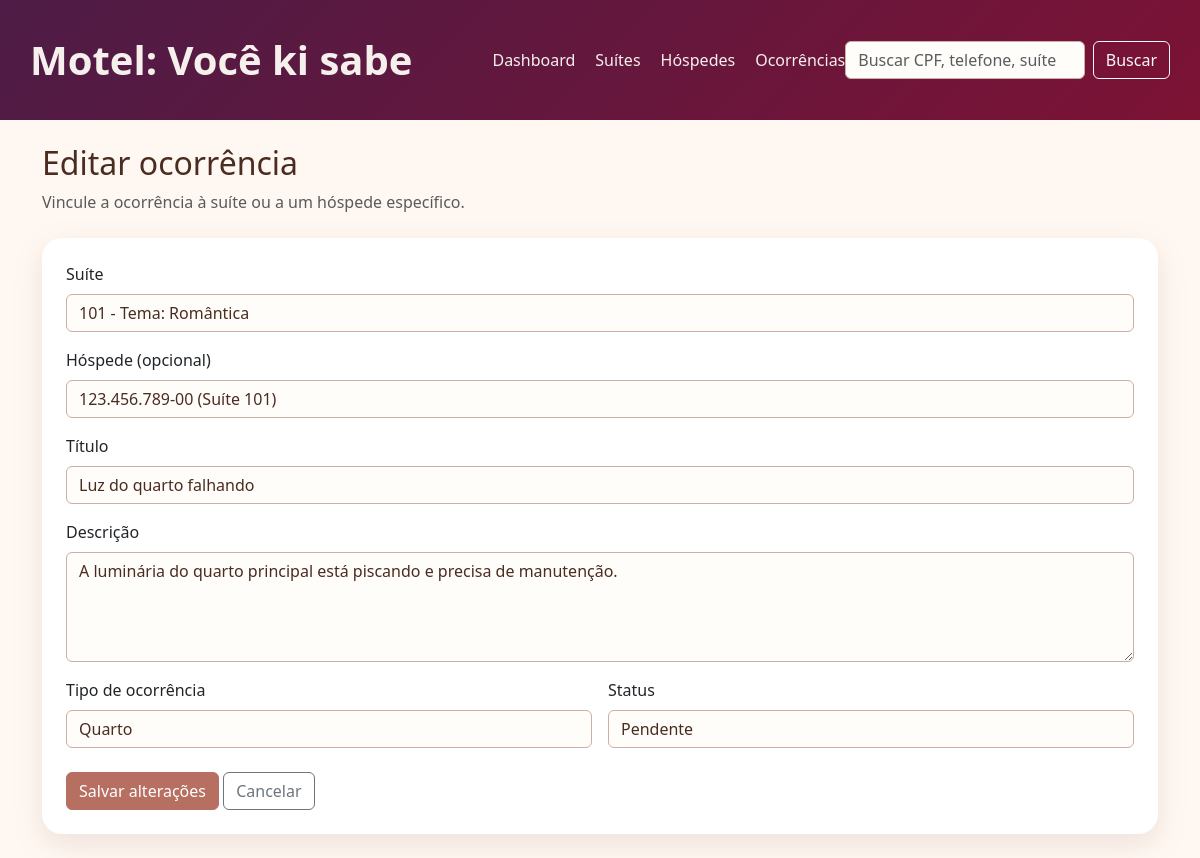
The app's page /index.php?page=ocorrencias&action=edit&id=1 with its own data.
### tables this page shows
CREATE TABLE IF NOT EXISTS ocorrencias (
    id INT AUTO_INCREMENT PRIMARY KEY,
    apartamento_id INT NOT NULL,
    morador_id INT NULL,
    titulo VARCHAR(120) NOT NULL,
    descricao TEXT NOT NULL,
    tipo_ocorrencia ENUM('Quarto', 'Pertence Esquecido', 'Atendimento', 'Outros') DEFAULT 'Quarto',
    status ENUM('Pendente', 'Em Andamento', 'Resolvido') DEFAULT 'Pendente',
    data_registro DATETIME DEFAULT CURRENT_TIMESTAMP,
    CONSTRAINT fk_ocorrencia_apartamento
        FOREIGN KEY (apartamento_id)
        REFERENCES apartamentos(id)
        ON DELETE CASCADE
        ON UPDATE CASCADE,
    CONSTRAINT fk_ocorrencia_morador
        FOREIGN KEY (morador_id)
        REFERENCES moradores(id)
        ON DELETE SET NULL
        ON UPDATE CASCADE
);

CREATE TABLE IF NOT EXISTS apartamentos (
    id INT AUTO_INCREMENT PRIMARY KEY,
    numero VARCHAR(10) NOT NULL,
    bloco_andar VARCHAR(30) NOT NULL,
    categoria VARCHAR(50) DEFAULT 'Suíte Romântica',
    limite_hospedes INT NOT NULL DEFAULT 2,
    status ENUM('Disponivel', 'Ocupado') DEFAULT 'Disponivel',
    created_at TIMESTAMP DEFAULT CURRENT_TIMESTAMP
);

CREATE TABLE IF NOT EXISTS moradores (
    id INT AUTO_INCREMENT PRIMARY KEY,
    apartamento_id INT NOT NULL,
    cpf VARCHAR(14) NOT NULL,
    telefone VARCHAR(20) NOT NULL,
    created_at TIMESTAMP DEFAULT CURRENT_TIMESTAMP,
    CONSTRAINT fk_morador_apartamento
        FOREIGN KEY (apartamento_id)
        REFERENCES apartamentos(id)
        ON DELETE RESTRICT
        ON UPDATE CASCADE
);

### controllers/OcorrenciaController.php (called while the page is built, shortened)
<?php
require_once __DIR__ . '/../models/Ocorrencia.php';
require_once __DIR__ . '/../models/Apartamento.php';
require_once __DIR__ . '/../models/Hospede.php';
class OcorrenciaController
{
    private Ocorrencia $model;
    private Apartamento $apartamentoModel;
    private Hospede $hospedeModel;
    public function __construct()
    {
        $this->model = new Ocorrencia();
        $this->apartamentoModel = new Apartamento();
        $this->hospedeModel = new Hospede();
    }
    public function edit(): void
    {
        $suites = $this->apartamentoModel->all();
        $hospedes = $this->hospedeModel->all();
        $id = (int)($_GET['id'] ?? 0);
        $ocorrencia = $this->model->find($id);
        require __DIR__ . '/../views/ocorrencias/form.php';
    }
}

### index.php (called while the page is built, shortened)
<?php
require_once __DIR__ . '/config/database.php';
require_once __DIR__ . '/models/Apartamento.php';
require_once __DIR__ . '/models/Hospede.php';
require_once __DIR__ . '/models/Ocorrencia.php';
require_once __DIR__ . '/controllers/OcorrenciaController.php';
require_once __DIR__ . '/controllers/BuscaController.php';
$page = $_GET['page'] ?? 'dashboard';
$action = $_GET['action'] ?? 'index';
switch ($page) {
    case 'ocorrencias':
        $controller = new OcorrenciaController();
        break;
}
$method = $action;
$controller->{$method}();

### config/database.php (called while the page is built)
<?php
class Database
{
    private static ?PDO $connection = null;
    public static function connect(): PDO
    {
        if (self::$connection === null) {
            $host = '127.0.0.1';
            $db = 'db_suite_romantica';
            $user = 'root';
            $pass = '';
            $charset = 'utf8mb4';
            $dsn = "mysql:host={$host};dbname={$db};charset={$charset}";
            $options = [
                PDO::ATTR_ERRMODE => PDO::ERRMODE_EXCEPTION,
                PDO::ATTR_DEFAULT_FETCH_MODE => PDO::FETCH_ASSOC,
                PDO::ATTR_EMULATE_PREPARES => false,
            ];
            self::$connection = new PDO($dsn, $user, $pass, $options);
        }
        return self::$connection;
    }
}

### models/BaseModel.php (called while the page is built, shortened)
<?php
require_once __DIR__ . '/../config/database.php';
class BaseModel
{
    public function __construct()
    {
        $this->db = Database::connect();
    }
}

### models/Apartamento.php (called while the page is built, shortened)
<?php
require_once __DIR__ . '/BaseModel.php';
class Apartamento extends BaseModel
{
    public function all(): array
    {
        $stmt = $this->db->query('SELECT * FROM apartamentos ORDER BY numero ASC');
        return $stmt->fetchAll();
    }
}

### models/Ocorrencia.php (called while the page is built, shortened)
<?php
require_once __DIR__ . '/BaseModel.php';
class Ocorrencia extends BaseModel
{
    public function find(int $id): ?array
    {
        $stmt = $this->db->prepare('SELECT * FROM ocorrencias WHERE id = :id');
        $stmt->execute(['id' => $id]);
        return $stmt->fetch() ?: null;
    }
}

### models/Hospede.php (called while the page is built, shortened)
<?php
require_once __DIR__ . '/BaseModel.php';
class Hospede extends BaseModel
{
    public function all(): array
    {
        $stmt = $this->db->query('SELECT m.*, a.numero AS apartamento_numero FROM moradores m JOIN apartamentos a ON m.apartamento_id = a.id ORDER BY a.numero, m.id');
        return $stmt->fetchAll();
    }
}

### views/ocorrencias/form.php (the view, shortened to what this page needs)
<?php require __DIR__ . '/../layout/header.php'; ?>
<div class="mb-4">
    <h2><?php echo isset($ocorrencia) ? 'Editar ocorrência' : 'Nova ocorrência'; ?></h2>
    <p class="text-muted">Vincule a ocorrência à suíte ou a um hóspede específico.</p>
</div>
<div class="card p-4">
    <form method="post">
        <div class="mb-3">
            <label class="form-label">Suíte</label>
            <select name="apartamento_id" class="form-select" required>
                <?php foreach ($suites as $suite): ?>
                    <option value="<?php echo $suite['id']; ?>" <?php echo (isset($ocorrencia['apartamento_id']) ? $ocorrencia['apartamento_id'] : '') == $suite['id'] ? 'selected' : ''; ?>>
                        <?php echo htmlspecialchars($suite['numero'] . ' - ' . $suite['categoria']); ?>
                    </option>
                <?php endforeach; ?>
            </select>
        </div>
        <div class="mb-3">
            <label class="form-label">Hóspede (opcional)</label>
            <select name="morador_id" class="form-select">
                <?php foreach ($hospedes as $hospede): ?>
                    <option value="<?php echo $hospede['id']; ?>" <?php echo (isset($ocorrencia['morador_id']) ? $ocorrencia['morador_id'] : '') == $hospede['id'] ? 'selected' : ''; ?>>
                        <?php echo htmlspecialchars($hospede['cpf'] . ' (Suíte ' . $hospede['apartamento_numero'] . ')'); ?>
                    </option>
                <?php endforeach; ?>
            </select>
        </div>
        <div class="mb-3">
            <label class="form-label">Título</label>
            <input type="text" name="titulo" class="form-control" required value="<?php echo htmlspecialchars($ocorrencia['titulo'] ?? ''); ?>">
        </div>
        <div class="mb-3">
            <label class="form-label">Descrição</label>
            <textarea name="descricao" class="form-control" rows="4" required><?php echo htmlspecialchars($ocorrencia['descricao'] ?? ''); ?></textarea>
        </div>
        <div class="row g-3">
            <div class="col-md-6">
                <label class="form-label">Tipo de ocorrência</label>
                <select name="tipo_ocorrencia" class="form-select">
                    <?php $tipo = $ocorrencia['tipo_ocorrencia'] ?? 'Quarto'; ?>
                    <option value="Quarto" <?php echo $tipo === 'Quarto' ? 'selected' : ''; ?>>Quarto</option>
                </select>
            </div>
            <div class="col-md-6">
                <label class="form-label">Status</label>
                <select name="status" class="form-select">
                    <?php $status = $ocorrencia['status'] ?? 'Pendente'; ?>
                    <option value="Pendente" <?php echo $status === 'Pendente' ? 'selected' : ''; ?>>Pendente</option>
                </select>
            </div>
        </div>
        <div class="mt-4">
            <button type="submit" class="btn btn-primary"><?php echo isset($ocorrencia) ? 'Salvar alterações' : 'Registrar ocorrência'; ?></button>
            <a href="index.php?page=ocorrencias" class="btn btn-outline-secondary">Cancelar</a>
        </div>
    </form>
</div>
<?php require __DIR__ . '/../layout/footer.php'; ?>

### views/layout/header.php (style rules this page uses)
body { background: #fff8f2; color: #4b2c20; }
.navbar-brand, .nav-link, .form-control, .form-select { color: #f5f0ec !important; }
.form-control, .form-select { background: #fffdf9; color: #4b2c20 !important; border: 1px solid #cdaea4; }
.card { border: 0; border-radius: 20px; box-shadow: 0 10px 30px rgba(139,94,90,0.15); }
.btn-primary { background: #b66f60; border-color: #b66f60; }

### records on screen
ocorrencias: apartamento_id "101 - Tema: Romântica", morador_id "123.456.789-00 (Suíte 101)", titulo "Luz do quarto falhando", descricao "A luminária do quarto principal está piscando e precisa de manutenção.", tipo_ocorrencia "Quarto", status "Pendente"
